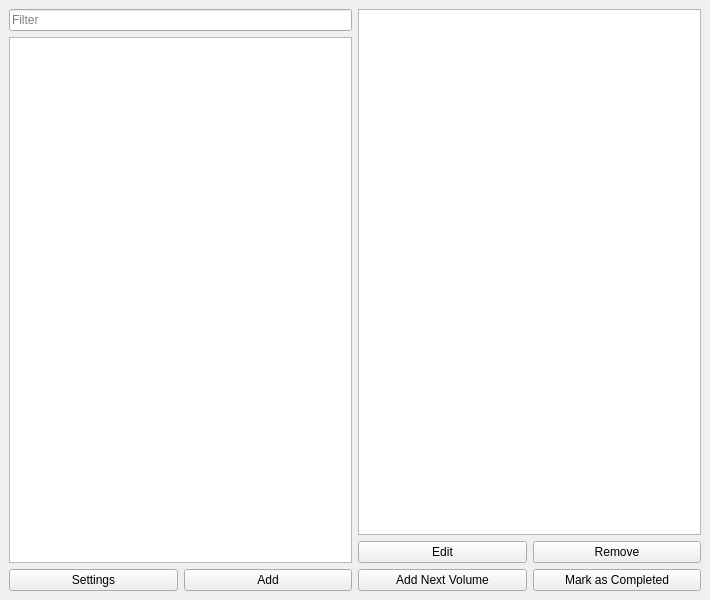
<?xml version="1.0" encoding="UTF-8"?>
<ui version="4.0">
 <class>MainWindow</class>
 <widget class="QMainWindow" name="MainWindow">
  <property name="geometry">
   <rect>
    <x>0</x>
    <y>0</y>
    <width>710</width>
    <height>600</height>
   </rect>
  </property>
  <property name="windowTitle">
   <string>MainWindow</string>
  </property>
  <widget class="QWidget" name="centralwidget">
   <layout class="QHBoxLayout" name="horizontalLayout_3">
    <item>
     <layout class="QHBoxLayout" name="main_window_container">
      <item>
       <layout class="QVBoxLayout" name="left_column_container">
        <item>
         <widget class="QLineEdit" name="filter_series">
          <property name="placeholderText">
           <string>Filter</string>
          </property>
         </widget>
        </item>
        <item>
         <widget class="QListWidget" name="list_series"/>
        </item>
        <item>
         <layout class="QHBoxLayout" name="left_button_container">
          <item>
           <widget class="QPushButton" name="settings_button">
            <property name="text">
             <string>Settings</string>
            </property>
           </widget>
          </item>
          <item>
           <widget class="QPushButton" name="add_series_button">
            <property name="text">
             <string>Add</string>
            </property>
           </widget>
          </item>
         </layout>
        </item>
       </layout>
      </item>
      <item>
       <layout class="QVBoxLayout" name="right_column_container">
        <item>
         <widget class="QTableWidget" name="series_info_display">
          <property name="columnCount">
           <number>2</number>
          </property>
          <attribute name="horizontalHeaderVisible">
           <bool>false</bool>
          </attribute>
          <attribute name="verticalHeaderVisible">
           <bool>false</bool>
          </attribute>
          <column/>
          <column/>
         </widget>
        </item>
        <item>
         <layout class="QGridLayout" name="right_button_container">
          <item row="0" column="0">
           <widget class="QPushButton" name="edit_series_button">
            <property name="text">
             <string>Edit</string>
            </property>
           </widget>
          </item>
          <item row="0" column="1">
           <widget class="QPushButton" name="remove_series_button">
            <property name="text">
             <string>Remove</string>
            </property>
           </widget>
          </item>
          <item row="1" column="0">
           <widget class="QPushButton" name="add_next_volume_button">
            <property name="text">
             <string>Add Next Volume</string>
            </property>
           </widget>
          </item>
          <item row="1" column="1">
           <widget class="QPushButton" name="mark_as_completed_button">
            <property name="text">
             <string>Mark as Completed</string>
            </property>
           </widget>
          </item>
         </layout>
        </item>
       </layout>
      </item>
     </layout>
    </item>
   </layout>
  </widget>
 </widget>
 <resources/>
 <connections/>
</ui>
